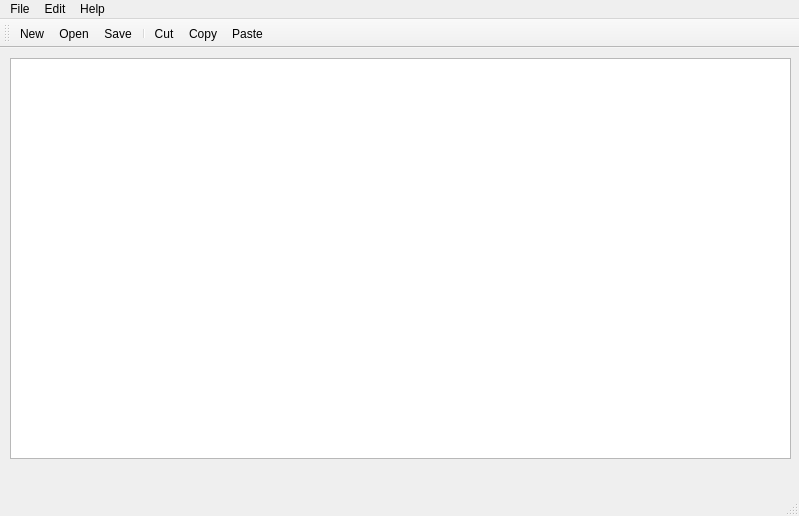
<?xml version="1.0" encoding="UTF-8"?>
<ui version="4.0">
 <class>MainWindow</class>
 <widget class="QMainWindow" name="MainWindow">
  <property name="geometry">
   <rect>
    <x>0</x>
    <y>0</y>
    <width>799</width>
    <height>516</height>
   </rect>
  </property>
  <property name="windowTitle">
   <string>MainWindow</string>
  </property>
  <widget class="QWidget" name="centralwidget">
   <widget class="QWidget" name="gridLayoutWidget">
    <property name="geometry">
     <rect>
      <x>10</x>
      <y>10</y>
      <width>781</width>
      <height>401</height>
     </rect>
    </property>
    <layout class="QGridLayout" name="gridLayout">
     <item row="0" column="0">
      <widget class="QTextEdit" name="textEdit"/>
     </item>
    </layout>
   </widget>
  </widget>
  <widget class="QMenuBar" name="menubar">
   <property name="geometry">
    <rect>
     <x>0</x>
     <y>0</y>
     <width>799</width>
     <height>24</height>
    </rect>
   </property>
   <widget class="QMenu" name="menuFile">
    <property name="title">
     <string>File</string>
    </property>
    <addaction name="actionNew"/>
    <addaction name="actionOpen"/>
    <addaction name="separator"/>
    <addaction name="actionSave"/>
    <addaction name="actionSaveAs"/>
    <addaction name="separator"/>
    <addaction name="actionPrint"/>
    <addaction name="actionExit"/>
   </widget>
   <widget class="QMenu" name="menuEdit">
    <property name="title">
     <string>Edit</string>
    </property>
    <addaction name="actionCut"/>
    <addaction name="actionCopy"/>
    <addaction name="actionPaste"/>
    <addaction name="separator"/>
    <addaction name="actionUndo"/>
   </widget>
   <widget class="QMenu" name="menuHelp">
    <property name="title">
     <string>Help</string>
    </property>
    <addaction name="actionAbout"/>
   </widget>
   <addaction name="menuFile"/>
   <addaction name="menuEdit"/>
   <addaction name="menuHelp"/>
  </widget>
  <widget class="QStatusBar" name="statusbar"/>
  <widget class="QToolBar" name="toolBar">
   <property name="windowTitle">
    <string>toolBar</string>
   </property>
   <attribute name="toolBarArea">
    <enum>TopToolBarArea</enum>
   </attribute>
   <attribute name="toolBarBreak">
    <bool>false</bool>
   </attribute>
   <addaction name="actionNew"/>
   <addaction name="actionOpen"/>
   <addaction name="actionSave"/>
   <addaction name="separator"/>
   <addaction name="actionCut"/>
   <addaction name="actionCopy"/>
   <addaction name="actionPaste"/>
  </widget>
  <action name="actionNew">
   <property name="icon">
    <iconset>
     <normalon>:/images/add-file.png</normalon>
    </iconset>
   </property>
   <property name="text">
    <string>New</string>
   </property>
   <property name="toolTip">
    <string>Create new file</string>
   </property>
   <property name="shortcut">
    <string>Ctrl+N</string>
   </property>
  </action>
  <action name="actionOpen">
   <property name="icon">
    <iconset>
     <normalon>:/images/opened-folder.png</normalon>
    </iconset>
   </property>
   <property name="text">
    <string>Open</string>
   </property>
   <property name="toolTip">
    <string>Open a file</string>
   </property>
   <property name="shortcut">
    <string>Ctrl+O</string>
   </property>
  </action>
  <action name="actionSave">
   <property name="icon">
    <iconset resource="Resources.qrc">
     <normaloff>:/images/save.png</normaloff>:/images/save.png</iconset>
   </property>
   <property name="text">
    <string>Save</string>
   </property>
   <property name="toolTip">
    <string>Save the file</string>
   </property>
   <property name="shortcut">
    <string>Ctrl+S</string>
   </property>
  </action>
  <action name="actionSaveAs">
   <property name="icon">
    <iconset resource="Resources.qrc">
     <normaloff>:/images/save-as.png</normaloff>:/images/save-as.png</iconset>
   </property>
   <property name="text">
    <string>Save as</string>
   </property>
   <property name="toolTip">
    <string>Save file as</string>
   </property>
   <property name="shortcut">
    <string>Ctrl+Shift+S</string>
   </property>
  </action>
  <action name="actionExit">
   <property name="icon">
    <iconset resource="Resources.qrc">
     <normaloff>:/images/close.png</normaloff>:/images/close.png</iconset>
   </property>
   <property name="text">
    <string>Exit</string>
   </property>
   <property name="toolTip">
    <string>Exit notepad</string>
   </property>
   <property name="shortcut">
    <string>Ctrl+Q</string>
   </property>
  </action>
  <action name="actionCut">
   <property name="icon">
    <iconset resource="Resources.qrc">
     <normaloff>:/images/cut.png</normaloff>:/images/cut.png</iconset>
   </property>
   <property name="text">
    <string>Cut</string>
   </property>
   <property name="toolTip">
    <string>Cut selected text</string>
   </property>
   <property name="shortcut">
    <string>Ctrl+X</string>
   </property>
  </action>
  <action name="actionCopy">
   <property name="icon">
    <iconset resource="Resources.qrc">
     <normaloff>:/images/copy-to-clipboard.png</normaloff>:/images/copy-to-clipboard.png</iconset>
   </property>
   <property name="text">
    <string>Copy</string>
   </property>
   <property name="toolTip">
    <string>Copy selected text</string>
   </property>
   <property name="shortcut">
    <string>Ctrl+C</string>
   </property>
  </action>
  <action name="actionPaste">
   <property name="icon">
    <iconset resource="Resources.qrc">
     <normaloff>:/images/paste.png</normaloff>:/images/paste.png</iconset>
   </property>
   <property name="text">
    <string>Paste</string>
   </property>
   <property name="toolTip">
    <string>Paste from clipboard</string>
   </property>
   <property name="shortcut">
    <string>Ctrl+V</string>
   </property>
  </action>
  <action name="actionUndo">
   <property name="icon">
    <iconset resource="Resources.qrc">
     <normaloff>:/images/undo.png</normaloff>:/images/undo.png</iconset>
   </property>
   <property name="text">
    <string>Undo</string>
   </property>
   <property name="toolTip">
    <string>Undo the last action</string>
   </property>
   <property name="shortcut">
    <string>Ctrl+Z</string>
   </property>
  </action>
  <action name="actionAbout">
   <property name="icon">
    <iconset resource="Resources.qrc">
     <normaloff>:/images/about.png</normaloff>:/images/about.png</iconset>
   </property>
   <property name="text">
    <string>About</string>
   </property>
   <property name="toolTip">
    <string>About the notepad</string>
   </property>
   <property name="shortcut">
    <string>F1</string>
   </property>
  </action>
  <action name="actionPrint">
   <property name="icon">
    <iconset resource="Resources.qrc">
     <normaloff>:/images/print.png</normaloff>:/images/print.png</iconset>
   </property>
   <property name="text">
    <string>Print</string>
   </property>
   <property name="shortcut">
    <string>Ctrl+P</string>
   </property>
  </action>
 </widget>
 <resources>
  <include location="Resources.qrc"/>
 </resources>
 <connections/>
</ui>
